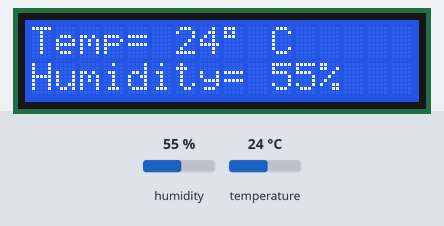
Bench run of a sketch on a simulated Arduino Uno, built with avr-gcc and run on an emulated ATmega328P. Shown: 16×2 character LCD. The inputs (shaded band) are chosen by the test bench; at power-on: humidity 55 %, temperature 24 °C.

Above: at 2.7 s.
2.8 s: humidity set to 22 %
At 5.4 s:
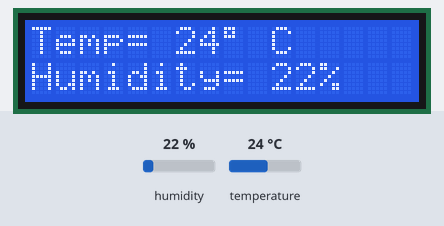
5.8 s: temperature set to 12 °C
At 7.6 s:
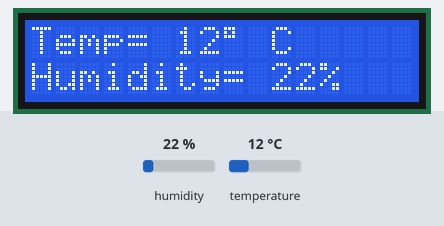
8.8 s: humidity set to 40 %
At 10.6 s:
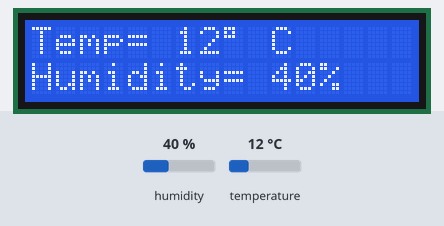
11.8 s: temperature set to 19 °C
At 12.6 s:
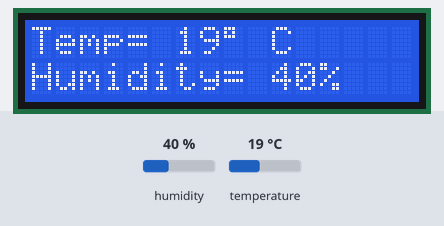
Timing chart, 0 to 14.8 s (numbered marks = the images above; inputs shaded):
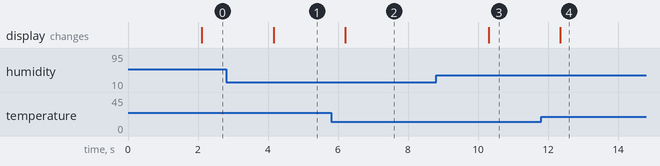

The sketch:

sketch_jun19a.ino
```cpp
#include <DHT.h>
#include <LiquidCrystal_I2C.h>
DHT dht(8, DHT11);
LiquidCrystal_I2C lcd(0x27, 16, 2);

int temp;
int humidity;

void setup() {
dht.begin();
lcd.init();
lcd.backlight();
}

void loop() {
delay(2000);
temp = dht.readTemperature();
humidity = dht.readHumidity();

lcd.setCursor(0,0);
lcd.print("Temp= ");
lcd.print(temp);
lcd.print((char)223);
lcd.print(" C");

lcd.setCursor(0,1);
lcd.print("Humidity= ");
lcd.print(humidity);
lcd.print("%");

}
```

Measured:
- after the input at 2.8 s, the display: changes after 1.4 s (image 1)
- after the input at 5.8 s, the display: changes after 0.41 s (image 2)
- after the input at 8.8 s, the display: changes after 1.5 s (image 3)
- after the input at 11.8 s, the display: changes after 0.55 s (image 4)
